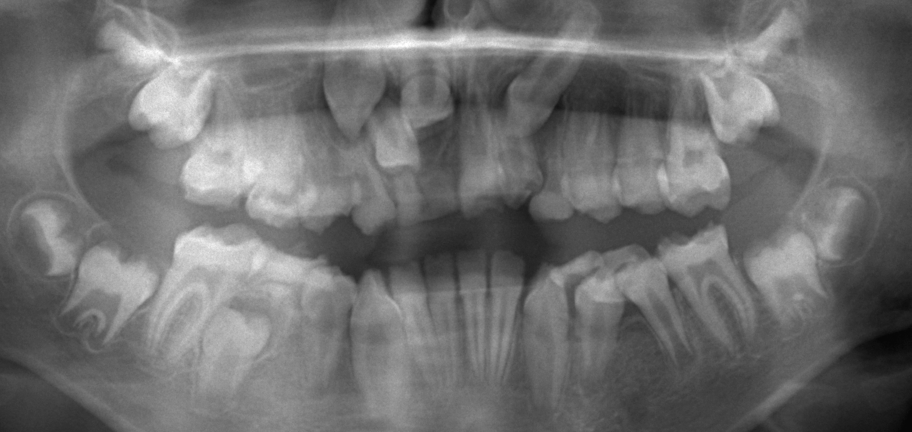
#> input picture _Data/Radiographs/extra/Cropped/18_cropped.tif, 1823 x 864 px, found by its file name (shown at 1/2 size)
$ python findIncisors.py   (Python 2 division)
#> lines starting #> are read from the running program, lines starting #| are printed output that depends on the picture
import cv2
import cv2.cv as cv
import numpy as np
import numpy.ma as ma
import matplotlib.pyplot as plt
import math
import PIL
from PIL import Image
import sys
import datetime
from PIL import ImageFilter
import fnmatch
import os
import time
import argparse
from sklearn.cluster import AffinityPropagation
from sklearn import metrics
import scipy


# [67 lines left out: functions createX, pca, not called in this run]


def database(nbPixelsHeight,nbPixelsWide, directoryPositive, directoryNegative):

    for filename in fnmatch.filter(os.listdir(directoryPositive),'*.png'):
        file_in = directoryPositive+filename
        file_out = directoryPositive+'Rescaled/'+filename
        img = cv2.imread(file_in)

        gray = cv2.cvtColor(img, cv2.COLOR_BGR2GRAY)

        dim = (nbPixelsWide, nbPixelsHeight)
        gray = cv2.resize(gray, dim, interpolation = cv2.INTER_AREA)

        cv2.imwrite(file_out, gray)


    for filename in fnmatch.filter(os.listdir(directoryNegative),'*.png'):
        file_in = directoryNegative+filename
        file_out = directoryNegative+'Rescaled/'+filename
        img = cv2.imread(file_in)

        gray = cv2.cvtColor(img, cv2.COLOR_BGR2GRAY)

        dim = (nbPixelsWide, nbPixelsHeight)
        gray = cv2.resize(gray, dim, interpolation = cv2.INTER_AREA)

        cv2.imwrite(file_out, gray)


# [384 lines left out: functions project, reconstruct, normalize, sliding_window, findTeeth, not called in this run]


if __name__ == '__main__':


    name = '18_cropped.tif'
    file_in = '_Data/Radiographs/extra/Cropped/'+name
    file_in2 = '_Data/Radiographs/extra/Cropped/Preprocess/Edges/'+name
    gray = cv2.imread(file_in,cv2.IMREAD_GRAYSCALE)
#> gray is the input picture: shape (864, 1823); min 6, max 255, mean 110.8
    dilation =  cv2.imread(file_in2,cv2.IMREAD_GRAYSCALE)

    [n,d] = gray.shape
#> n = 864; d = 1823
    #n is the height, and d is the lateral length

    length = 600
    r = float(length) / gray.shape[1]
#> r = 0.329
    dim = (length, int(gray.shape[0] * r))
#> dim = (600, 284)
    gray = cv2.resize(gray, dim, interpolation = cv2.INTER_AREA)
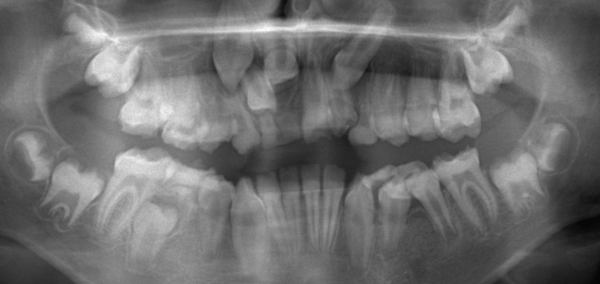
#> gray: shape (284, 600); min 7, max 255, mean 110.8
    dilation = cv2.resize(dilation, dim, interpolation = cv2.INTER_AREA)

    width = 90
    cropped = gray[0:n,(int(dim[0]/2)-width):(int(dim[0]/2)+width)]
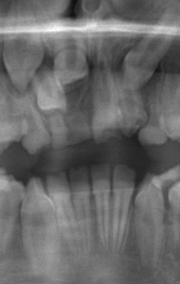
#> cropped: shape (284, 180); min 14, max 255, mean 104.1

    cv2.namedWindow('2in',cv2.WINDOW_NORMAL)
    cv2.imshow('2in', cropped)

    #nbPixels = number of pixels in one of the dimensions of the image

    nbPixelsHeight = 100
    nbPixelsWide = int(width*1.5)


    #database resizes the pictures with the same size nbPixels x nbPixels

    directoryPositiveTop = '_Data/Radiographs/PositiveTopIncisors/'
    directoryNegativeTop = '_Data/Radiographs/NegativeTopIncisors/'
    database(nbPixelsHeight, nbPixelsWide, directoryPositiveTop,directoryNegativeTop)
#> (the run stopped early here; a loop or call above may not have finished)
